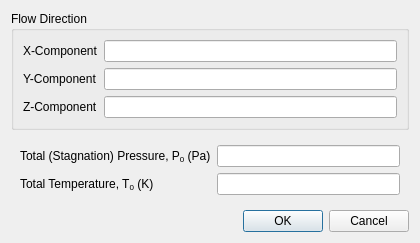
<?xml version="1.0" encoding="UTF-8"?>
<ui version="4.0">
 <class>SubsonicInletDialog</class>
 <widget class="QDialog" name="SubsonicInletDialog">
  <property name="geometry">
   <rect>
    <x>0</x>
    <y>0</y>
    <width>420</width>
    <height>236</height>
   </rect>
  </property>
  <property name="minimumSize">
   <size>
    <width>420</width>
    <height>0</height>
   </size>
  </property>
  <property name="windowTitle">
   <string>Subsonic Inlet Boundary Condition</string>
  </property>
  <layout class="QVBoxLayout" name="verticalLayout_2">
   <item>
    <widget class="QWidget" name="dialogContents" native="true">
     <layout class="QVBoxLayout" name="verticalLayout">
      <property name="leftMargin">
       <number>0</number>
      </property>
      <property name="topMargin">
       <number>0</number>
      </property>
      <property name="rightMargin">
       <number>0</number>
      </property>
      <property name="bottomMargin">
       <number>0</number>
      </property>
      <item>
       <widget class="QGroupBox" name="groupBox">
        <property name="title">
         <string>Flow Direction</string>
        </property>
        <layout class="QFormLayout" name="formLayout">
         <item row="0" column="0">
          <widget class="QLabel" name="label">
           <property name="text">
            <string>X-Component</string>
           </property>
          </widget>
         </item>
         <item row="0" column="1">
          <widget class="QLineEdit" name="xComponent">
           <property name="sizePolicy">
            <sizepolicy hsizetype="Expanding" vsizetype="Fixed">
             <horstretch>0</horstretch>
             <verstretch>0</verstretch>
            </sizepolicy>
           </property>
          </widget>
         </item>
         <item row="1" column="0">
          <widget class="QLabel" name="label_2">
           <property name="text">
            <string>Y-Component</string>
           </property>
          </widget>
         </item>
         <item row="1" column="1">
          <widget class="QLineEdit" name="yComponent">
           <property name="sizePolicy">
            <sizepolicy hsizetype="Expanding" vsizetype="Fixed">
             <horstretch>0</horstretch>
             <verstretch>0</verstretch>
            </sizepolicy>
           </property>
          </widget>
         </item>
         <item row="2" column="0">
          <widget class="QLabel" name="label_3">
           <property name="text">
            <string>Z-Component</string>
           </property>
          </widget>
         </item>
         <item row="2" column="1">
          <widget class="QLineEdit" name="zComponent">
           <property name="sizePolicy">
            <sizepolicy hsizetype="Expanding" vsizetype="Fixed">
             <horstretch>0</horstretch>
             <verstretch>0</verstretch>
            </sizepolicy>
           </property>
          </widget>
         </item>
        </layout>
       </widget>
      </item>
      <item>
       <widget class="QWidget" name="widget" native="true">
        <layout class="QFormLayout" name="formLayout_3">
         <item row="0" column="0">
          <widget class="QLabel" name="label_9">
           <property name="text">
            <string>Total (Stagnation) Pressure, P&lt;sub&gt;0&lt;/sub&gt; (Pa)</string>
           </property>
          </widget>
         </item>
         <item row="0" column="1">
          <widget class="QLineEdit" name="totalPressure">
           <property name="sizePolicy">
            <sizepolicy hsizetype="Expanding" vsizetype="Fixed">
             <horstretch>0</horstretch>
             <verstretch>0</verstretch>
            </sizepolicy>
           </property>
          </widget>
         </item>
         <item row="1" column="0">
          <widget class="QLabel" name="label_7">
           <property name="text">
            <string>Total Temperature, T&lt;sub&gt;0&lt;/sub&gt; (K)</string>
           </property>
          </widget>
         </item>
         <item row="1" column="1">
          <widget class="QLineEdit" name="totalTemperature">
           <property name="sizePolicy">
            <sizepolicy hsizetype="Expanding" vsizetype="Fixed">
             <horstretch>0</horstretch>
             <verstretch>0</verstretch>
            </sizepolicy>
           </property>
          </widget>
         </item>
        </layout>
       </widget>
      </item>
     </layout>
    </widget>
   </item>
   <item>
    <widget class="QDialogButtonBox" name="buttonBox">
     <property name="orientation">
      <enum>Qt::Horizontal</enum>
     </property>
     <property name="standardButtons">
      <set>QDialogButtonBox::Cancel|QDialogButtonBox::Ok</set>
     </property>
    </widget>
   </item>
  </layout>
 </widget>
 <resources/>
 <connections>
  <connection>
   <sender>buttonBox</sender>
   <signal>accepted()</signal>
   <receiver>SubsonicInletDialog</receiver>
   <slot>accept()</slot>
   <hints>
    <hint type="sourcelabel">
     <x>248</x>
     <y>254</y>
    </hint>
    <hint type="destinationlabel">
     <x>157</x>
     <y>274</y>
    </hint>
   </hints>
  </connection>
  <connection>
   <sender>buttonBox</sender>
   <signal>rejected()</signal>
   <receiver>SubsonicInletDialog</receiver>
   <slot>reject()</slot>
   <hints>
    <hint type="sourcelabel">
     <x>316</x>
     <y>260</y>
    </hint>
    <hint type="destinationlabel">
     <x>286</x>
     <y>274</y>
    </hint>
   </hints>
  </connection>
 </connections>
</ui>
